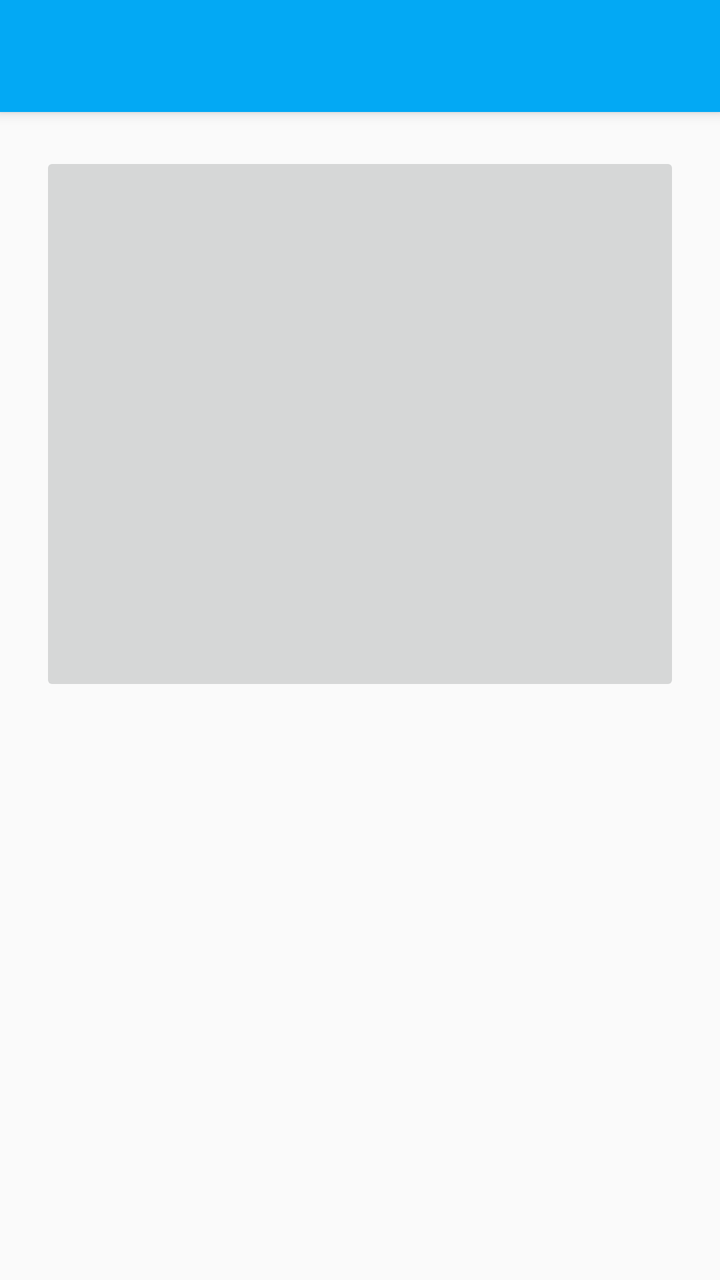
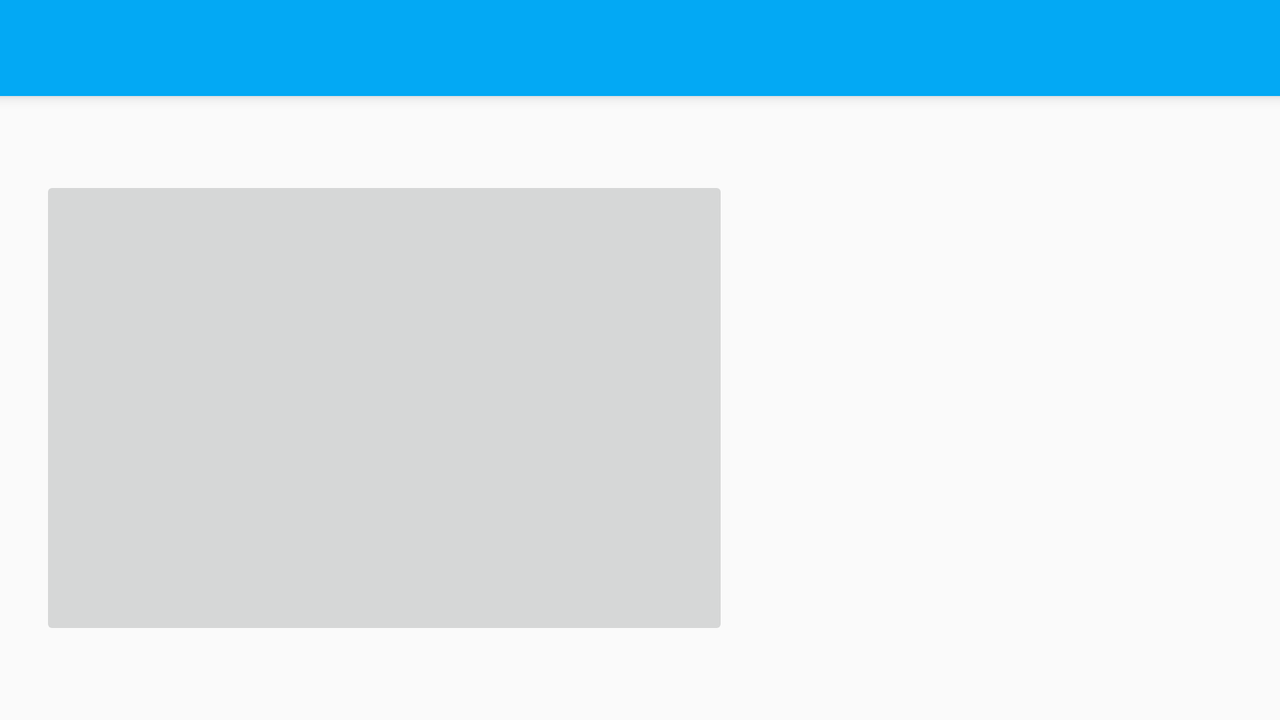

First picture: res/layout/ on a phone held upright. Second picture: the repository's own variant of that layout, on a device whose configuration matches the variant's folder. Source for both follows.
<!-- AndroidManifest.xml: application theme AppTheme -->
<!-- res/layout/activity_numbers_selected.xml -->
<?xml version="1.0" encoding="utf-8"?>
<LinearLayout xmlns:android="http://schemas.android.com/apk/res/android"
    android:orientation="vertical"
    xmlns:tools="http://schemas.android.com/tools"
    android:layout_width="match_parent"
    android:layout_height="match_parent"
    tools:context="com.application.calderon.SignsLanguage.com.application.calderon.SignsLenguage.SignsLenguage.Activities.NumbersSelectedActivity">

    <include android:id="@+id/toolbar"
        layout="@layout/toolbar"/>

    <LinearLayout
        android:orientation="vertical"
        android:layout_width="match_parent"
        android:layout_height="match_parent"
        >

        <android.support.v7.widget.AppCompatImageButton
            android:layout_width="match_parent"
            android:layout_height="0dp"
            android:layout_weight=".4"
            android:layout_margin="20dp"
            android:id="@+id/imageButton_number"/>

        <TextView
            android:layout_width="match_parent"
            android:layout_height="0dp"
            android:layout_weight=".4"
            android:gravity="center"
            android:textSize="42dp"
            android:id="@+id/textViewNumberSelect"
            android:layout_centerVertical="true"
            android:layout_centerHorizontal="true" />

    </LinearLayout>

</LinearLayout>
<!-- res/layout/toolbar.xml (included above) -->
<?xml version="1.0" encoding="utf-8"?>
<android.support.v7.widget.Toolbar xmlns:app="http://schemas.android.com/apk/res-auto"
    xmlns:android="http://schemas.android.com/apk/res/android"
    android:layout_width="match_parent"
    android:layout_height="?attr/actionBarSize"
    android:background="?attr/colorPrimary"
    android:elevation="4dp"
    android:theme="@style/ThemeOverlay.AppCompat.Dark.ActionBar"
    app:popupTheme="@style/ThemeOverlay.AppCompat.Light" />
<!-- resources referenced by this layout -->
<resources>
  <style name="AppTheme" parent="Theme.AppCompat.Light.NoActionBar">
          
          <item name="colorPrimary">@color/colorPrimary</item>
          <item name="colorPrimaryDark">@color/colorPrimaryDark</item>
          <item name="colorAccent">@color/colorAccent</item>
      </style>
  <color name="colorPrimary">#03A9F4</color>
  <color name="colorPrimaryDark">#0288D1</color>
  <color name="colorAccent">#607D8B</color>
</resources>
<!-- res/layout-land/activity_numbers_selected.xml (the repository's variant of the layout above) -->
<!-- drawn on the phone turned sideways -->
<?xml version="1.0" encoding="utf-8"?>
<RelativeLayout xmlns:android="http://schemas.android.com/apk/res/android"

    xmlns:tools="http://schemas.android.com/tools"
    android:layout_width="match_parent"
    android:layout_height="match_parent"
    tools:context="com.application.calderon.SignsLanguage.com.application.calderon.SignsLenguage.SignsLenguage.Activities.NumbersSelectedActivity">

    <include android:id="@+id/toolbar"
        layout="@layout/toolbar"/>

    <LinearLayout
        android:layout_below="@id/toolbar"
        android:orientation="horizontal"
        android:layout_width="match_parent"
        android:layout_height="match_parent"
        >

        <android.support.v7.widget.AppCompatImageButton
            android:layout_width="0dp"
            android:layout_height="match_parent"
            android:layout_weight=".5"
            android:layout_marginLeft="20dp"
            android:layout_marginTop="40dp"
            android:layout_marginBottom="40dp"
            android:id="@+id/imageButton_number"/>

        <TextView
            android:layout_width="0dp"
            android:layout_height="match_parent"
            android:layout_weight=".4"
            android:gravity="center"
            android:textSize="42dp"
            android:id="@+id/textViewNumberSelect"
            android:layout_centerVertical="true"
            android:layout_centerHorizontal="true" />

    </LinearLayout>

</RelativeLayout>
